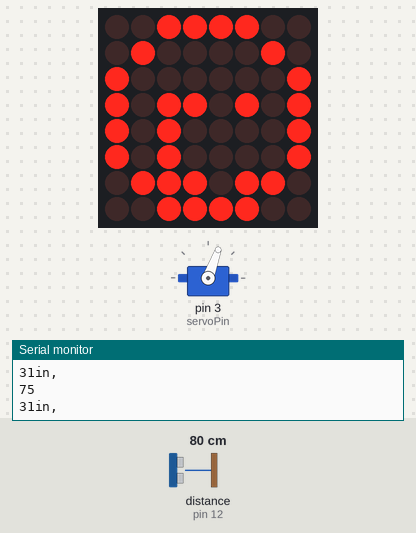
Simulated run of this sketch. Board: Arduino Uno, built with avr-gcc and run on an emulated ATmega328P. Parts: servo, 8×8 LED matrix, the last lines printed to the serial monitor. Wiring (inferred from the names in the program): ultrasonic range finder: trigger pin 13; echo pin 12. The test bench sets the inputs (shaded band); at power-on: distance to the obstacle (sensor on pin 12) 80 cm. The echo pulse lasts 58.3 µs per cm.

Above: at 1.26 s.
1.3 s: distance to the obstacle (sensor on pin 12) set to 26 cm
At 2.82 s:
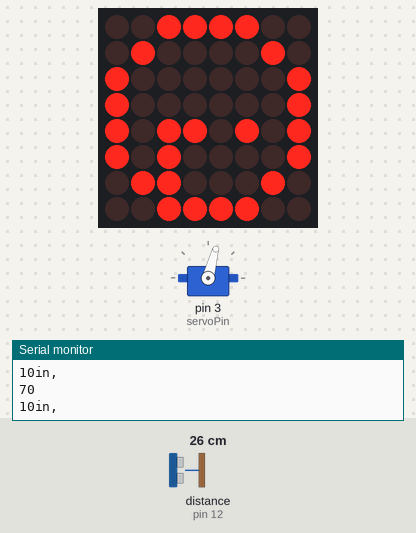
2.9 s: distance to the obstacle (sensor on pin 12) set to 20 cm
4.4 s: distance to the obstacle (sensor on pin 12) set to 299 cm
At 5.55 s:
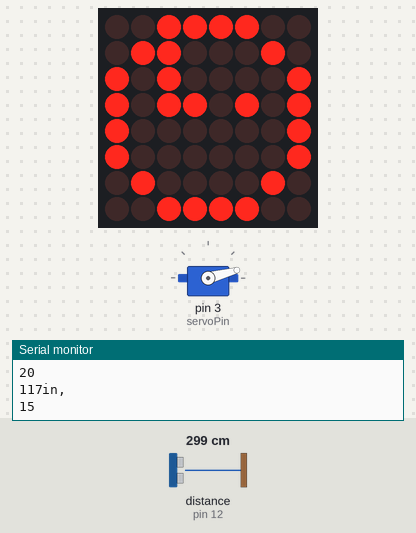
6.2 s: distance to the obstacle (sensor on pin 12) set to 2 cm
At 6.2 s:
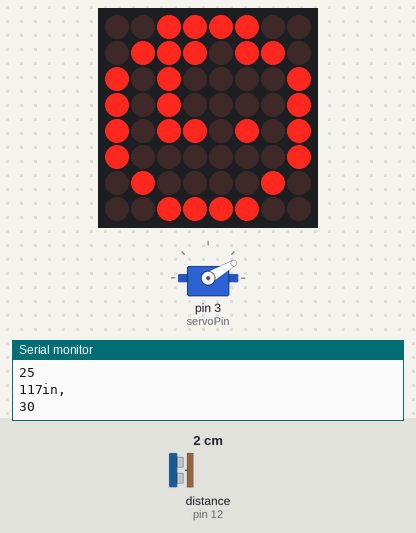
7.7 s: distance to the obstacle (sensor on pin 12) set to 35 cm
At 7.85 s:
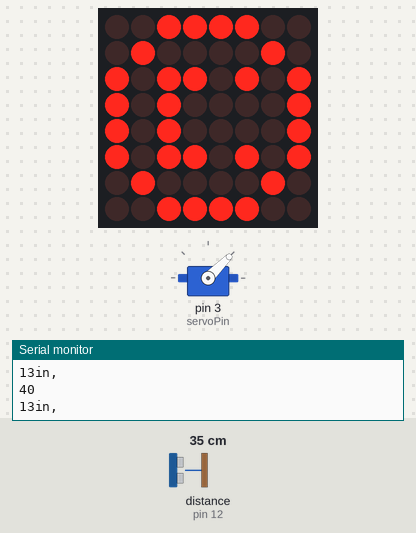
Timing chart, 0 to 10.5 s (numbered marks = the images above; inputs shaded):
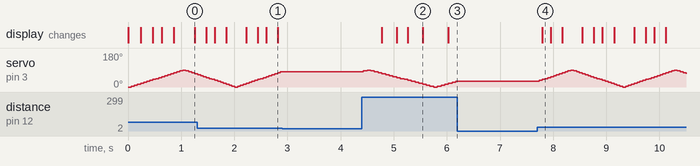

Measured:
- after the input at 2.9 s, servo on pin 3 (servoPin): stops changing and stays 80°
- after the input at 4.4 s, the display: first changes after 0.38 s (image 2 shows a later state)
- after the input at 6.2 s, servo on pin 3 (servoPin): stays 30° (without the input it goes to 35° after 0.04 s)
- what the display in image 2 shows lasts 0.5 s, from 5.5 s to 6.0 s

The sketch:

radar_test.ino
```cpp
#include <LedControl.h>
#include <Servo.h>

//blue wire = vcc
//orange wire =trig
//long white = echo
//short white = gnd
int side = 0;
int stat = 0; //0 is +, 1 is -
const int trigPin = 13; // Trigger Pin of Ultrasonic Sensor
const int echoPin = 12; // Echo Pin of Ultrasonic Sensor
const int servoPin = 3;

const int DIN = 7;
const int CS = 6;
const int CLK = 5;

byte middleface[8] = {B00111100,B01000010,B10110101,B10100001,B10100001,B10110101,B01000010,B00111100};
byte rightface1[8] = {B00111100,B01000010,B10000001,B10110101,B10100001,B10100001,B01110110,B00111100};
byte rightface2[8] = {B00111100,B01000010,B10000001,B10000001,B10110101,B10100001,B01100010,B00111100};
byte leftface1[8] = {B00111100,B01110110,B10100001,B10100001,B10110101,B10000001,B01000010,B00111100};
byte leftface2[8] = {B00111100,B01100010,B10100001,B10110101,B10000001,B10000001,B01000010,B00111100};

LedControl lc = LedControl(DIN, CLK, CS, 1);
Servo servo;

void setup() {
   Serial.begin(9600); // Starting Serial Terminal
   lc.shutdown(0,false);       //The MAX72XX is in power-saving mode on startup
   lc.setIntensity(0,15);      // Set the brightness to maximum value
   lc.clearDisplay(0);
   servo.attach(servoPin);
   servo.write(side); //Starting angle

}

void loop() {

   long duration, inches;
   pinMode(trigPin, OUTPUT);
   digitalWrite(trigPin, LOW);

   delayMicroseconds(2);
   digitalWrite(trigPin, HIGH);
   delayMicroseconds(10);
   digitalWrite(trigPin, LOW);
   pinMode(echoPin, INPUT);
   duration = pulseIn(echoPin, HIGH);
   inches = microsecondsToInches(duration);

   Serial.print(inches);
   Serial.print("in, ");
   Serial.println();
   Serial.println(side);
   if(side <= 18){
      for(int j = 0; j<8; j++){
          lc.setRow(0, j, leftface2[j]);
      }
    }else if(side > 18 && side <= 36){
      for(int j = 0; j<8; j++){
          lc.setRow(0, j, leftface1[j]);
      }
    }else if(side > 36 && side <= 54){
      for(int j = 0; j<8; j++){
          lc.setRow(0, j, middleface[j]);
      }
    }else if(side > 54 && side <= 72){
      for(int j = 0; j<8; j++){
          lc.setRow(0, j, rightface1[j]);
      }
    }else if(side > 72 && side <= 90){
      for(int j = 0; j<8; j++){
          lc.setRow(0, j, rightface2[j]);
      }
   }
   if(inches<=8){
    Serial.print("In range");
   }else{
    servo.write(side);
    if(stat == 0){
      side = side + 5;
    }else if(stat == 1){
      side = side - 5;
    }

   }
   if(side == 0){
    stat = 0;
   }else if(side == 90){
    stat = 1;
   }
   delay(50);
}

long microsecondsToInches(long microseconds) {
   return microseconds / 74 / 2;
}
```
